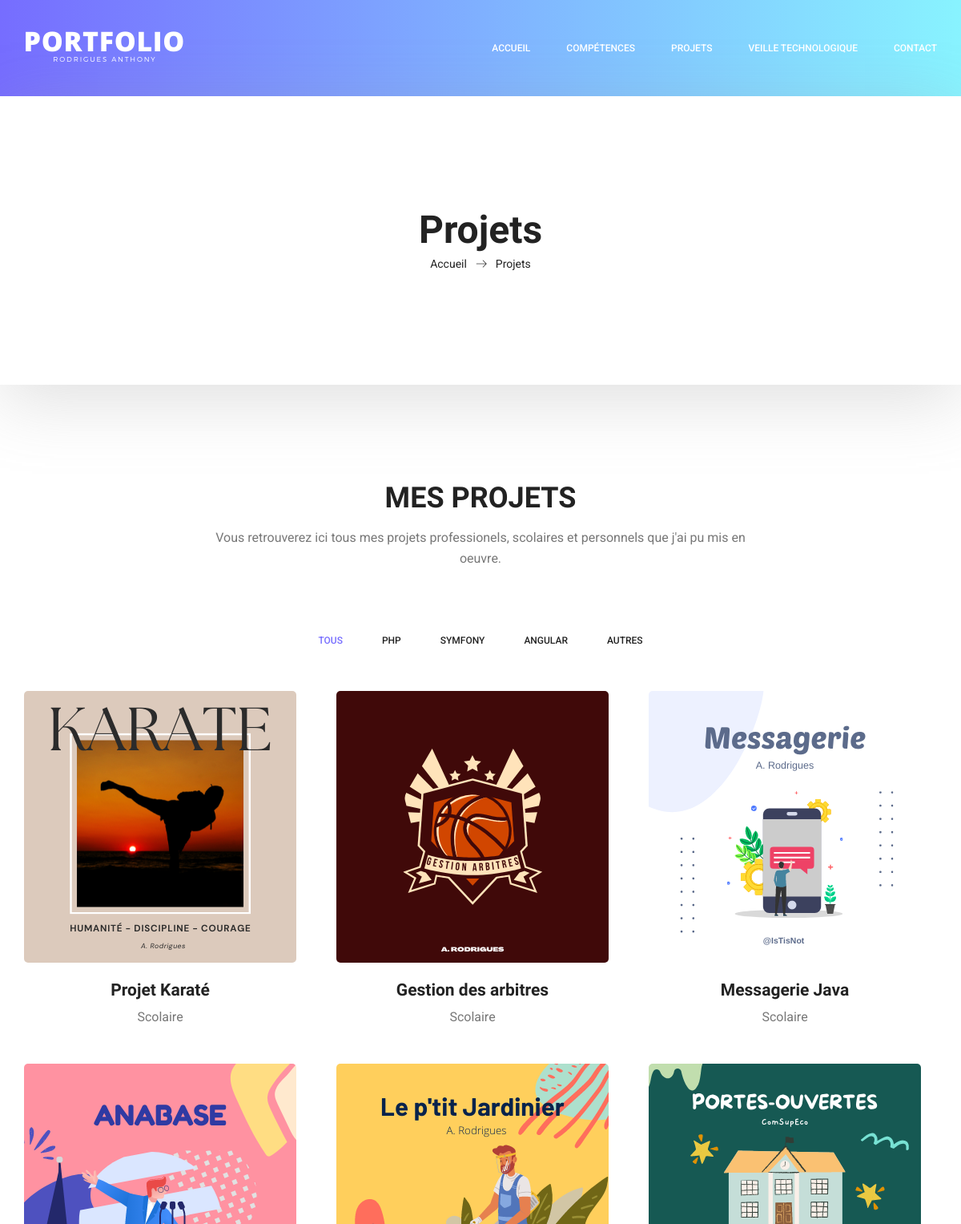
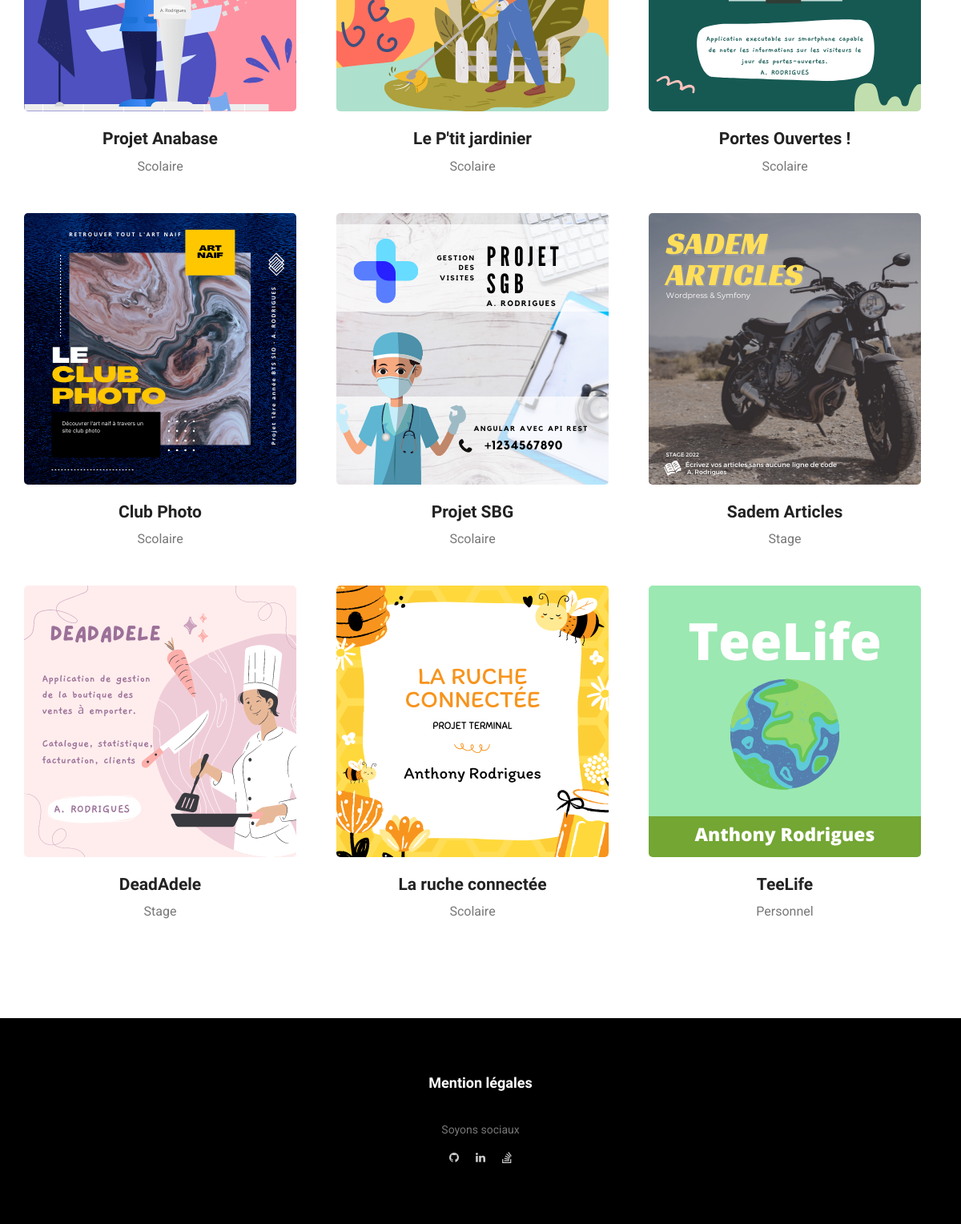
The page /projets.php on the database its author committed (2 pictures, top to bottom).
### tables this page shows
CREATE TABLE `projet` (
  `id` int(11) NOT NULL,
  `nom` varchar(255) NOT NULL,
  `date` varchar(255) NOT NULL,
  `pdf` varchar(255) NOT NULL,
  `image` varchar(255) NOT NULL,
  `couverture` varchar(255) NOT NULL,
  `categorie` varchar(255) NOT NULL,
  `forindex` int(11) DEFAULT NULL,
  `content` longtext NOT NULL,
  `language_use` varchar(255) DEFAULT NULL,
  `git_lien` varchar(255) DEFAULT NULL
);

### config/functions.php (called while the page is built, shortened)
<?php
function getAllProjet()
{
    $bd = bdd();
    $getAllProjet = $bd->prepare("SELECT * FROM projet");
    $getAllProjet->execute();
    $result = $getAllProjet->fetchAll(PDO::FETCH_OBJ);
    return $result;
}
function getLanguageByProjet($id_projet)
{
    $bd = bdd();
    $getLanguageByProjet = $bd->prepare("SELECT `language`.nom FROM `language`
    INNER JOIN composition_projet ON composition_projet.id_language = `language`.id
    WHERE composition_projet.id_projet = ?
    ");
    $getLanguageByProjet->execute(array($id_projet));
    $result = $getLanguageByProjet->fetchAll(PDO::FETCH_OBJ);
    $resulat = "";
    foreach ($result as $res) {
        $resulat = $res->nom . " " . $resulat;
    }
    return $resulat;
}

### projets.php (the view, shortened to what this page needs)
<!doctype html>
<html lang="fr">
<?php
	include 'inc/menu.php';
	include 'config/functions.php';
	$projets = getAllProjet();
?>
        <section class="banner_area">
            <div class="box_1620">
				<div class="banner_inner d-flex align-items-center">
					<div class="container">
						<div class="banner_content text-center">
							<h2>Projets</h2>
							<div class="page_link">
								<a href="index.php">Accueil</a>
								<a href="projets.php">Projets</a>
							</div>
						</div>
					</div>
				</div>
            </div>
        </section>
		<section class="home_gallery_area p_120">
		<div class="container">
			<div class="main_title">
				<h2>MES PROJETS</h2>
				<p>Vous retrouverez ici tous mes projets professionels, scolaires et personnels que j'ai pu mis
					en oeuvre.</p>
			</div>
			<div class="isotope_fillter">
				<ul class="gallery_filter list">
					<li class="active" data-filter="*"><a href="#">Tous</a></li>
					<li data-filter=".php"><a href="#">PHP</a></li>
					<li data-filter=".symfony"><a href="#">Symfony</a></li>
					<li data-filter=".angular"><a href="#">Angular</a></li>
					<li data-filter=".autres"><a href="#">Autres</a></li>
				</ul>
			</div>
		</div>
		<div class="container">
			<div class="gallery_f_inner row imageGallery1">
				<?php foreach ($projets as $projet) { ?>
					<div class="col-lg-4 col-md-4 col-sm-6 <?= getLanguageByProjet($projet->id) ?>">
						<div class="h_gallery_item">
							<div class="g_img_item">
							</div>
							<div class="g_item_text">
								<h4><?= $projet->nom ?></h4>
								<p><?= $projet->categorie ?></p>
							</div>
						</div>
					</div>
				<?php } ?>
			</div>
		</div>
	</section>
        <?php include 'inc/footer.php'; ?>
</html>

### css/style.css (style rules this page uses)
.list { list-style: none; margin: 0px; padding: 0px; }
a { text-decoration: none; transition: all 0.3s ease-in-out; }
body { line-height: 26px; font-size: 16px; font-family: "Roboto", sans-serif; font-weight: normal; color: #777777; }
h1, h2, h3, h4, h5, h6 { font-family: "Heebo", sans-serif; font-weight: bold; }
.p_120 { padding-top: 120px; padding-bottom: 120px; }
@media (min-width: 1200px) { .container { max-width: 1170px; } }
.main_title { text-align: center; max-width: 670px; margin: 0px auto 75px; }
.main_title h2 { font-family: "Heebo", sans-serif; font-size: 36px; color: #222222; margin-bottom: 15px; text-transform: uppercase; }
.main_title p { font-size: 16px; font-family: "Roboto", sans-serif; font-weight: normal; line-height: 26px; color: #777777; margin-bottom: 0px; }
.banner_area { position: relative; z-index: 1; min-height: 350px; background-image: -moz-linear-gradient(0deg, #766dff 0%, #88f3ff 100%); background-image: -webkit-linear-gradient(0deg, #766dff 0%, #88f3ff 100%); background-image: -ms-linear-gradient(0deg, #766dff 0%, #88f3ff 100%); margin-bottom: 120px; }
.banner_area .box_1620 { background: #fff; min-height: 360px; border-radius: 12px; position: relative; bottom: -120px; box-shadow: 0px 20px 80px 0px rgba(153, 153, 153, 0.3); }
.banner_area .banner_inner { position: relative; overflow: hidden; width: 100%; min-height: 360px; z-index: 1; }
.banner_area .banner_inner .banner_content h2 { color: #222222; font-size: 48px; font-family: "Heebo", sans-serif; margin-bottom: 0px; font-weight: bold; }
.banner_area .banner_inner .banner_content .page_link a { font-size: 14px; color: #222222; font-family: "Roboto", sans-serif; margin-right: 32px; position: relative; }
.banner_area .banner_inner .banner_content .page_link a:before { content: "\e87a"; font-family: "Linearicons-Free"; position: absolute; right: -25px; top: 50%; transform: translateY(-50%); }
.banner_area .banner_inner .banner_content .page_link a:last-child { margin-right: 0px; }
.banner_area .banner_inner .banner_content .page_link a:last-child:before { display: none; }
h2 { font-size: 30px; }
h4 { font-size: 18px; }
.isotope_fillter { margin-bottom: 50px; }
.isotope_fillter .gallery_filter { text-align: center; }
.isotope_fillter .gallery_filter li { display: inline-block; margin-right: 45px; }
.isotope_fillter .gallery_filter li:last-child { margin-right: 0px; }
.isotope_fillter .gallery_filter li a { font-size: 12px; font-family: "Roboto", sans-serif; font-weight: 500; color: #222222; transition: all 300ms linear 0s; text-transform: uppercase; }
.isotope_fillter .gallery_filter li:hover a, .isotope_fillter .gallery_filter li.active a { color: #766dff; }
.gallery_f_inner { margin-bottom: -45px; }
.h_gallery_item { display: inline-block; margin-bottom: 45px; }
.h_gallery_item .g_img_item { position: relative; text-align: center; overflow: hidden; border-radius: 5px; }
.h_gallery_item .g_img_item:before { content: ""; width: 100%; height: 100%; left: 0px; top: 0px; background-image: -moz-linear-gradient(0deg, #766dff 0%, #88f3ff 100%); background-image: -webkit-linear-gradient(0deg, #766dff 0%, #88f3ff 100%); background-image: -ms-linear-gradient(0deg, #766dff 0%, #88f3ff 100%); position: absolute; opacity: 0; transition: all 300ms ease; }
.h_gallery_item .g_item_text { text-align: center; }
.h_gallery_item .g_item_text h4 { color: #222222; font-size: 21px; margin-top: 22px; transition: all 300ms linear 0s; }
.h_gallery_item .g_item_text p { margin-bottom: 0px; }

### css/responsive.css (style rules this page uses)
@media (max-width:1619px) { .banner_area .box_1620 { border-radius: 0px; } }

### rows shown on the page
projet: nom "Projet Karaté", categorie "Scolaire"
projet: nom "Gestion des arbitres", categorie "Scolaire"
projet: nom "Messagerie Java", categorie "Scolaire"
projet: nom "Projet Anabase", categorie "Scolaire"
projet: nom "Le P'tit jardinier", categorie "Scolaire"
projet: nom "Portes Ouvertes !", categorie "Scolaire"
projet: nom "Club Photo", categorie "Scolaire"
projet: nom "Projet SBG", categorie "Scolaire"
projet: nom "Sadem Articles", categorie "Stage"
projet: nom "DeadAdele", categorie "Stage"
projet: nom "La ruche connectée", categorie "Scolaire"
projet: nom "TeeLife", categorie "Personnel"
